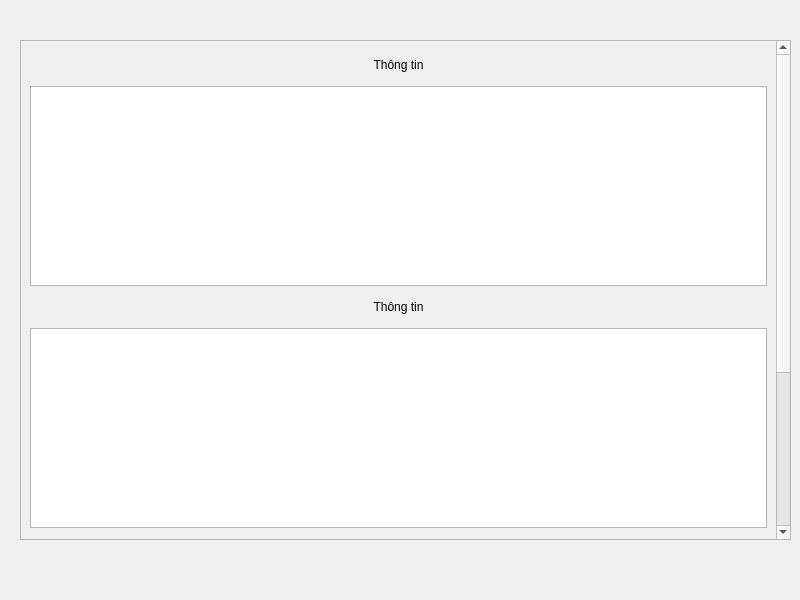
<?xml version="1.0" encoding="UTF-8"?>
<ui version="4.0">
 <class>MainWindow</class>
 <widget class="QMainWindow" name="MainWindow">
  <property name="geometry">
   <rect>
    <x>0</x>
    <y>0</y>
    <width>800</width>
    <height>600</height>
   </rect>
  </property>
  <property name="windowTitle">
   <string>MainWindow</string>
  </property>
  <widget class="QWidget" name="centralwidget">
   <widget class="QWidget" name="widget" native="true">
    <property name="geometry">
     <rect>
      <x>20</x>
      <y>40</y>
      <width>771</width>
      <height>500</height>
     </rect>
    </property>
    <property name="maximumSize">
     <size>
      <width>16777215</width>
      <height>500</height>
     </size>
    </property>
    <layout class="QGridLayout" name="gridLayout">
     <item row="0" column="0">
      <widget class="QScrollArea" name="scrollArea">
       <property name="maximumSize">
        <size>
         <width>16777215</width>
         <height>500</height>
        </size>
       </property>
       <property name="widgetResizable">
        <bool>true</bool>
       </property>
       <widget class="QWidget" name="scrollAreaWidgetContents">
        <property name="geometry">
         <rect>
          <x>0</x>
          <y>0</y>
          <width>734</width>
          <height>738</height>
         </rect>
        </property>
        <layout class="QGridLayout" name="gridLayout_2">
         <item row="3" column="0">
          <widget class="QLabel" name="label_2">
           <property name="minimumSize">
            <size>
             <width>0</width>
             <height>30</height>
            </size>
           </property>
           <property name="maximumSize">
            <size>
             <width>16777215</width>
             <height>50</height>
            </size>
           </property>
           <property name="text">
            <string>Thông tin</string>
           </property>
           <property name="alignment">
            <set>Qt::AlignCenter</set>
           </property>
          </widget>
         </item>
         <item row="2" column="0">
          <widget class="QTableView" name="tableView">
           <property name="minimumSize">
            <size>
             <width>0</width>
             <height>200</height>
            </size>
           </property>
           <property name="maximumSize">
            <size>
             <width>16777215</width>
             <height>200</height>
            </size>
           </property>
          </widget>
         </item>
         <item row="5" column="0">
          <widget class="QLabel" name="label_3">
           <property name="minimumSize">
            <size>
             <width>0</width>
             <height>30</height>
            </size>
           </property>
           <property name="maximumSize">
            <size>
             <width>16777215</width>
             <height>50</height>
            </size>
           </property>
           <property name="text">
            <string>Thông tin</string>
           </property>
           <property name="alignment">
            <set>Qt::AlignCenter</set>
           </property>
          </widget>
         </item>
         <item row="1" column="0">
          <widget class="QLabel" name="label">
           <property name="minimumSize">
            <size>
             <width>0</width>
             <height>30</height>
            </size>
           </property>
           <property name="maximumSize">
            <size>
             <width>16777215</width>
             <height>50</height>
            </size>
           </property>
           <property name="text">
            <string>Thông tin</string>
           </property>
           <property name="alignment">
            <set>Qt::AlignCenter</set>
           </property>
          </widget>
         </item>
         <item row="4" column="0">
          <widget class="QTableView" name="tableView_2">
           <property name="minimumSize">
            <size>
             <width>0</width>
             <height>200</height>
            </size>
           </property>
           <property name="maximumSize">
            <size>
             <width>16777215</width>
             <height>200</height>
            </size>
           </property>
          </widget>
         </item>
         <item row="6" column="0">
          <widget class="QTableView" name="tableView_3">
           <property name="minimumSize">
            <size>
             <width>0</width>
             <height>200</height>
            </size>
           </property>
           <property name="maximumSize">
            <size>
             <width>16777215</width>
             <height>200</height>
            </size>
           </property>
          </widget>
         </item>
        </layout>
       </widget>
      </widget>
     </item>
    </layout>
   </widget>
  </widget>
 </widget>
 <resources/>
 <connections/>
</ui>
